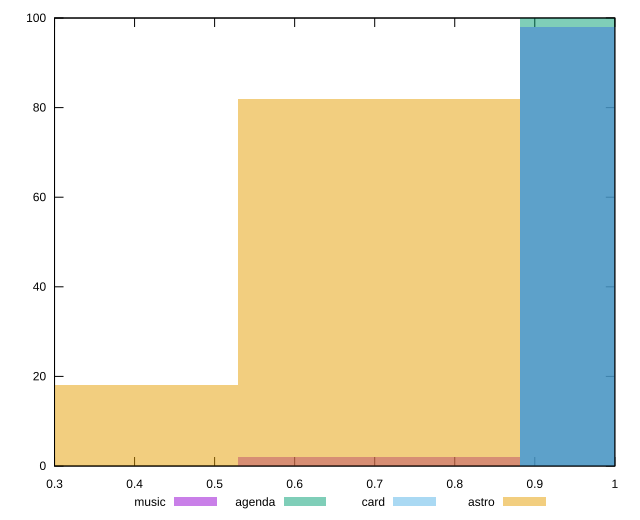

gnuplot code for this plot:
reset

$music <<EOF
1.0581780396125793 98
0.7054520264083862 2
EOF

$agenda <<EOF
1.0581780396125793 100
EOF

$card <<EOF
1.0581780396125793 98
EOF

$astro <<EOF
0.7054520264083862 82
0.3527260132041931 18
EOF

set key outside below
set boxwidth 0.3527260132041931
set xrange [0.3:1]
set yrange [0:100]
set trange [0:100]
set style fill transparent solid 0.5 noborder
set terminal svg size 640, 520 enhanced background rgb 'white'
set output "report/report_00029_2021-02-24T13-36-40.390Z/unused-css-rules/comparison/histogram/all_score.svg"

plot $music title "music" with boxes, \
     $agenda title "agenda" with boxes, \
     $card title "card" with boxes, \
     $astro title "astro" with boxes

reset
